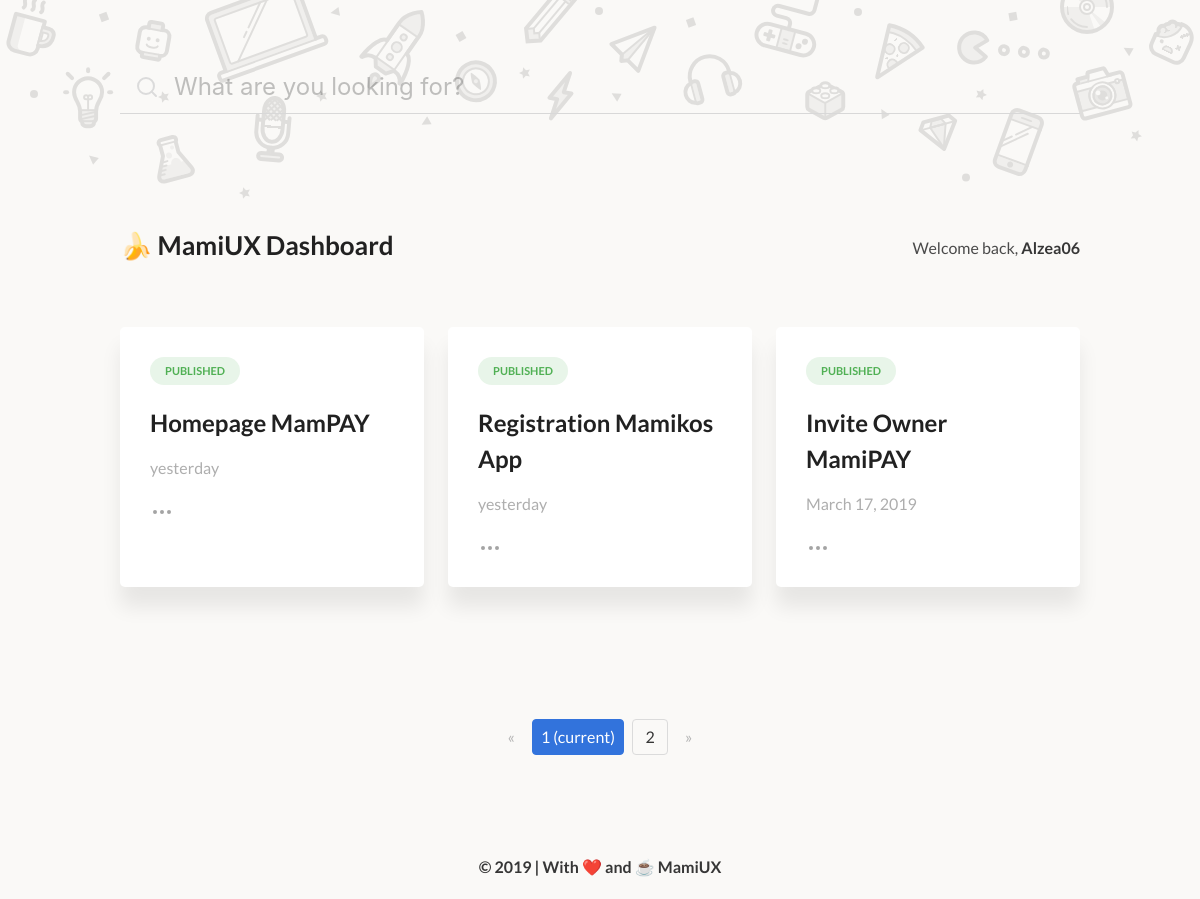
Page /abtest/dashboard/ (signed in) on the earlier database version.
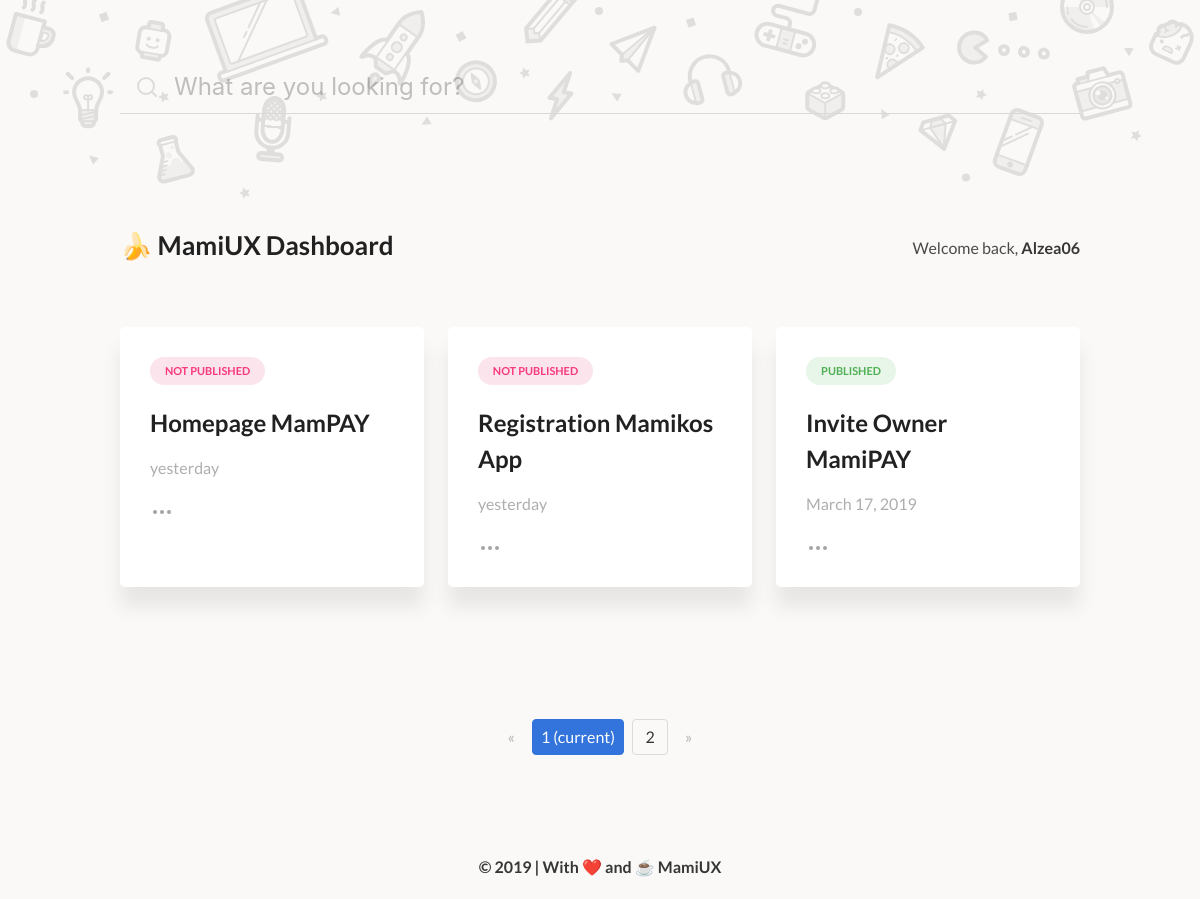
Same page on the later database version.
### app_abtest/models.py (models this page shows, shortened)
class Design(models.Model):
    id = models.AutoField(
        primary_key = True
    )
    design_title = models.CharField(
        verbose_name = "A/B Testing Title",
        max_length = 225,
        null = False,
        blank = False
    )
    design_image_a = models.ImageField(
        upload_to = 'images/%Y/%m/%d',
        null = True,
        blank = True
    )
    design_image_b = models.ImageField(
        upload_to ='images/%Y/%m/%d',
        null = True,
        blank = True
    )
    is_published = models.BooleanField(
        default = False
    )
    is_created = models.DateTimeField(
        auto_now_add = True,
        null = True,
        blank = True
    )
    is_modified = models.DateTimeField(
        auto_now = True,
        null = True,
        blank = True
    )
    tags = TaggableManager()
    class Meta:
        verbose_name_plural = "Design Testing Materials"

### app_abtest/views.py (the view)
# urls.py: path('dashboard/', views.ABTestListDashboardView, name='abtest_list_dashboard'),
@login_required
def ABTestListDashboardView(request):
    if not request.user.is_staff:
        raise PermissionDenied('Upss... Maaf, halaman ini hanya untuk staff')
    else:
        abtest_list_dashboard = Design.objects.all().order_by("-is_created")
        template = "app_abtest/dashboard/abtest_dashboard_list.html"
        paginator = Paginator(abtest_list_dashboard, 3)
        page = request.GET.get('page', 1)
        try:
            abtest_list_dashboard = paginator.page(page)
        except PageNotAnInteger:
            abtest_list_dashboard = paginator.page(1)
        except EmptyPage:
            abtest_list_dashboard = paginator.page(paginator.num_pages)
        context = {
            'abtest_list_dashboard': abtest_list_dashboard,
        }
        return render(request, template, context)

### app_abtest/templates/app_abtest/dashboard/abtest_dashboard_list.html (shortened to what the changed rows need)
{% extends "app_abtest/main/abtest_base.html" %}
{% load staticfiles %}
{% load humanize %}
{% block content %}
    {% include "app_abtest/partials/_doodle.html" %}
    <div class="mu-ab-dashboard-wrapper">
        <section id="Heading & Button">
            <div class="mu-dashboard-heading-wrapper">
                <div class="mu-container">
                    <div class="columns">
                        <div class="column is-6">
                            <h2>
                                <span class="">🍌</span>
                                <span>MamiUX Dashboard</span>
                            </h2>
                        </div>
                    </div>
                </div>
            </div>
        </section>
        <section id="Table Result">
            <div class="mu-ab-card-wrapper">
                <div class="mu-container">
                    <div class="columns is-centered is-multiline">
                        {% for abtest in abtest_list_dashboard %}
                        <div class="column is-4">
                            <a href="{% url 'abtest:abtest_results' pk=abtest.pk %}">
                                <div class="mu-ab-card-item-box">
                                    <div class="mu-ab-card-content">
                                        {% if abtest.is_published %}
                                        <div class="mu-ab-card-ispublished">
                                            <span>PUBLISHED</span>
                                        </div>
                                        {% else %}
                                        <div class="mu-ab-card-notpublished">
                                            <span>NOT PUBLISHED</span>
                                        </div>
                                        {% endif %}
                                        <div class="mu-ab-card-title">
                                            <a href="{% url 'abtest:abtest_results' pk=abtest.pk %}">
                                                <h3>{{ abtest.design_title }}</h3>
                                            </a>
                                        </div>
                                        <div class="mu-ab-card-date">
                                            <p>{{ abtest.is_created|naturalday }}</p>
                                        </div>
                                        <p><i data-feather="more-horizontal"></i></p>
                                    </div>
                                </div>
                            </a>
                        </div>
                        {% endfor %}
                    </div>
                </div>
            </div>
        </section>
    </div>
    {% endblock %}

Differences in the rows shown:
changed Design "Homepage MamPAY": is_published "PUBLISHED" → "NOT PUBLISHED"
changed Design "Registration Mamikos App": is_published "PUBLISHED" → "NOT PUBLISHED"
